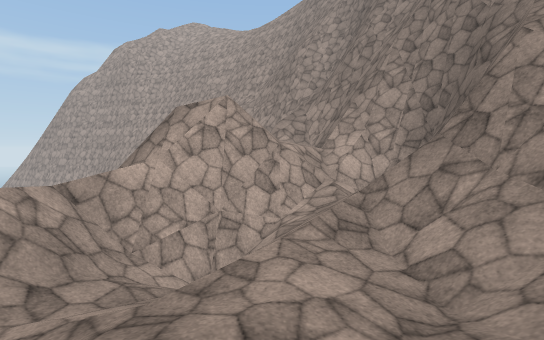
View 1 (above)

16 first-person views from a walk through a Unity game level. The camera is 1.5 m above the floor, tilts 4° down and sees 85° across. The floor is counted in squares, 2 m on a side. Each view is taken from the middle of a square. On the plan, view 1 faces up. The plan holds only what a view shows up to about 10 squares ahead; the rest is blank. The place goes on beyond the plan. The player is left out. Some surface patterns are stand-ins.

View 2
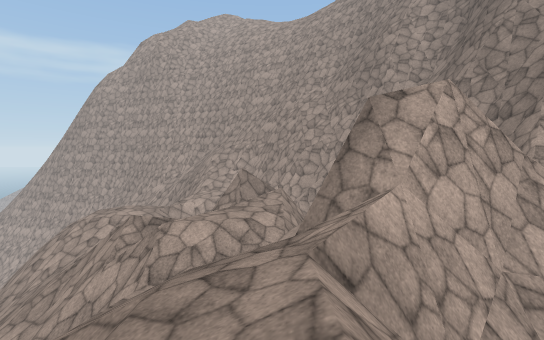

View 3
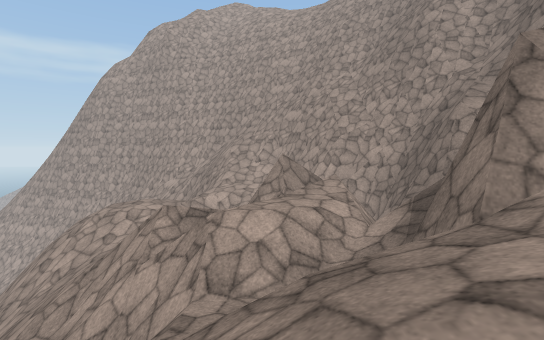

View 4
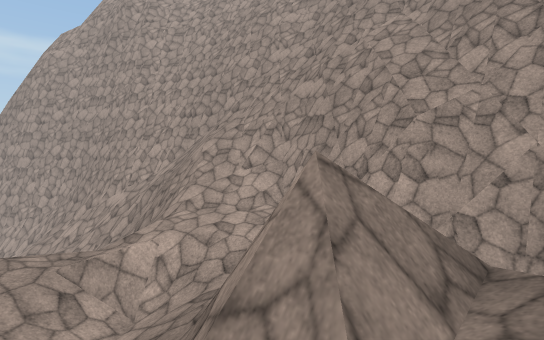

View 5
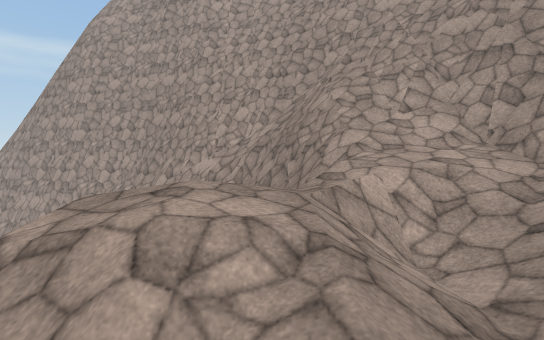

View 6
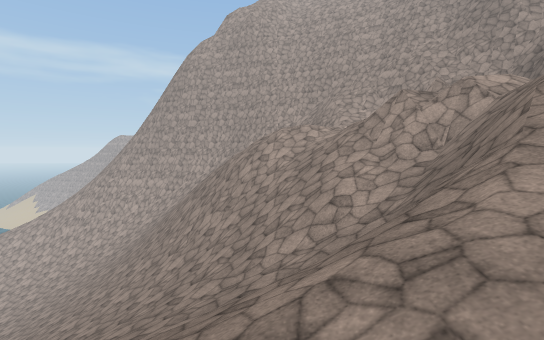

View 7
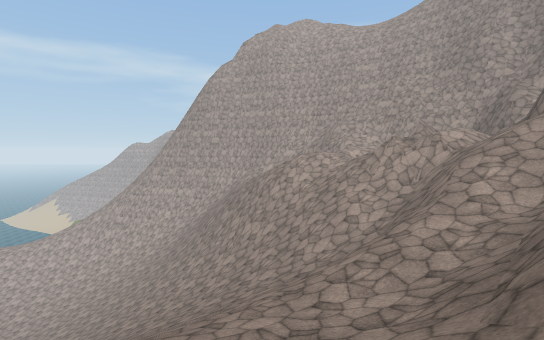

View 8
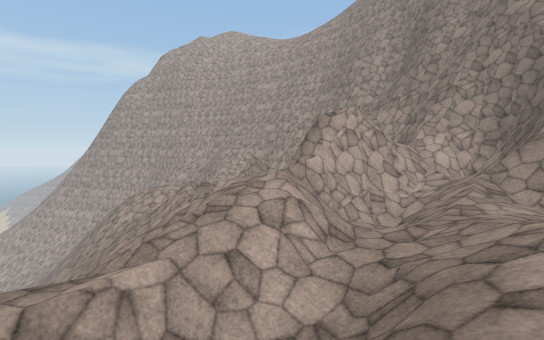

View 9
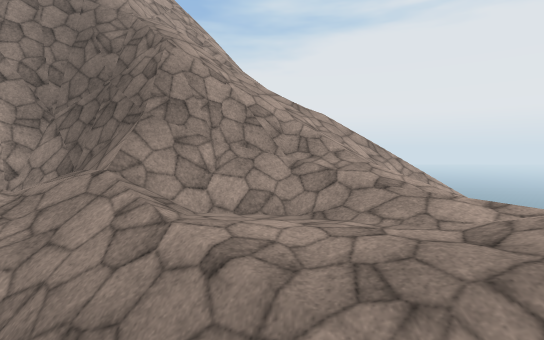

View 10
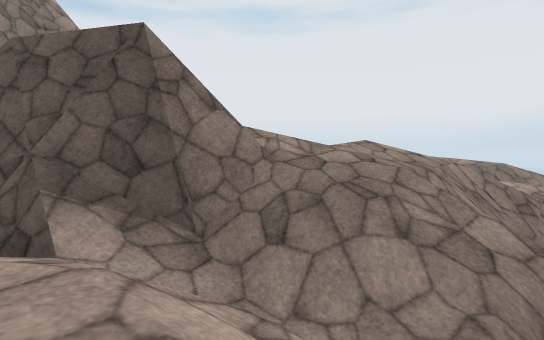

View 11
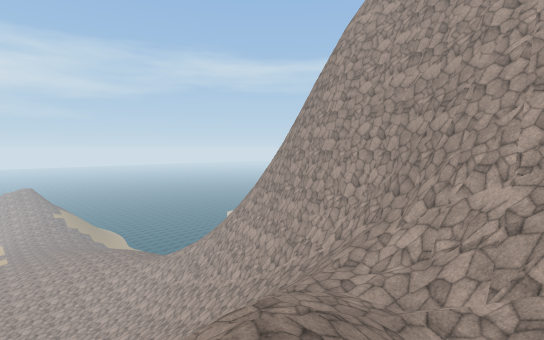

View 12
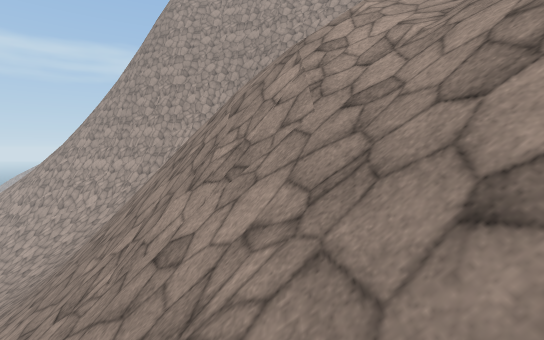

View 13
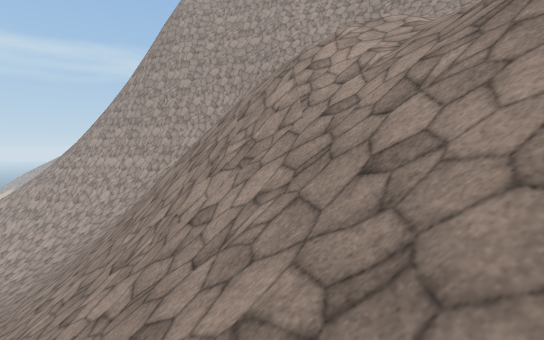

View 14
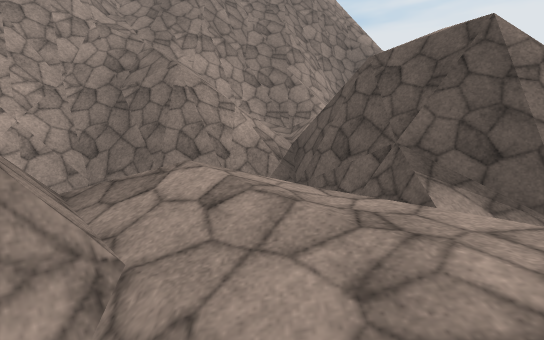

View 15
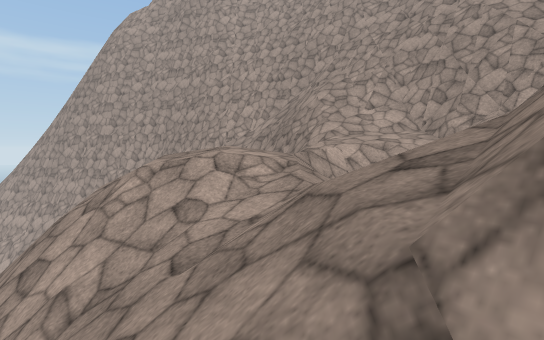

View 16
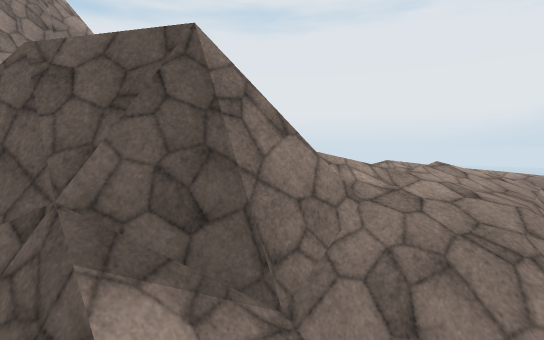

### Floor plan
Key: @ floor where view 1 was taken; # wall or solid block; . main floor; - floor 0.75 m lower than the main floor; _ floor 1.5 m lower than the main floor; < floor 3.25 m lower than the main floor; ( floor 5.5 m lower than the main floor; / step, stairs or slope; = window, fence, low wall or low ledge; v drop or lower ground.
Columns run from 12 left of view 1 to 7 right of it. Each row starts with its distance up from view 1.
 19 ##v  v v
 18 //##v####
 17 ///##.v/#v
 16 /(//##v/##
 15 /////#v/##
 14 //// ////#
 13  /// //__##
 12 v////////v##v
 11 #v//__//= v##
 10 ##v///</#v ##
  9 /#=////_#/vv##
  8 /////////.vv##v v
  7 //////=/./v###v #
  6 //////#=//###=###v
  5 //////////###/#####
  4 //////=///#=//#v/=##
  3 //////////////#v///
  2 ////////=///..=///
  1 ///(//////-/./////
  0  ////# -/_//@////
 -1    /=#    //   //
 -2          //
 -3   /

Positions as (right, up) in squares from view 1, and headings:
1: (0, 0), facing up
2: (-3, 2), facing up
3: (-4, 3), facing up
4: (-4, 8), facing up
5: (-7, 9), facing up
6: (-9, 0), facing up
7: (-10, -3), facing up
8: (-3, -2), facing up
9: (-2, 2), facing right
10: (-5, 7), facing down-right
11: (-8, 11), facing up-left
12: (-10, 6), facing up
13: (-10, 5), facing up
14: (-5, 8), facing right
15: (-7, 7), facing up
16: (-4, 7), facing down-right
